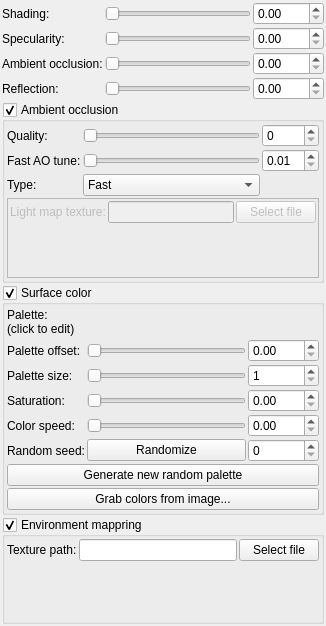
               <widget class="QWidget" name="scrollAreaWidgetContents_7">
                <property name="geometry">
                 <rect>
                  <x>0</x>
                  <y>0</y>
                  <width>303</width>
                  <height>626</height>
                 </rect>
                </property>
                <layout class="QVBoxLayout" name="verticalLayout_29">
                 <property name="spacing">
                  <number>2</number>
                 </property>
                 <property name="leftMargin">
                  <number>2</number>
                 </property>
                 <property name="topMargin">
                  <number>2</number>
                 </property>
                 <property name="rightMargin">
                  <number>2</number>
                 </property>
                 <property name="bottomMargin">
                  <number>2</number>
                 </property>
                 <item>
                  <layout class="QGridLayout" name="gridLayout_7">
                   <property name="spacing">
                    <number>2</number>
                   </property>
                   <item row="2" column="2">
                    <widget class="MyDoubleSpinBox" name="spinbox_ambient_occlusion">
                     <property name="prefix">
                      <string/>
                     </property>
                     <property name="suffix">
                      <string/>
                     </property>
                     <property name="decimals">
                      <number>2</number>
                     </property>
                     <property name="maximum">
                      <double>1000.000000000000000</double>
                     </property>
                     <property name="singleStep">
                      <double>0.100000000000000</double>
                     </property>
                    </widget>
                   </item>
                   <item row="3" column="2">
                    <widget class="MyDoubleSpinBox" name="spinbox_reflect">
                     <property name="prefix">
                      <string/>
                     </property>
                     <property name="suffix">
                      <string/>
                     </property>
                     <property name="decimals">
                      <number>2</number>
                     </property>
                     <property name="maximum">
                      <double>1000.000000000000000</double>
                     </property>
                     <property name="singleStep">
                      <double>0.100000000000000</double>
                     </property>
                    </widget>
                   </item>
                   <item row="0" column="1">
                    <widget class="QSlider" name="slider_shading">
                     <property name="maximum">
                      <number>200</number>
                     </property>
                     <property name="singleStep">
                      <number>1</number>
                     </property>
                     <property name="orientation">
                      <enum>Qt::Horizontal</enum>
                     </property>
                    </widget>
                   </item>
                   <item row="1" column="1">
                    <widget class="QSlider" name="slider_specular">
                     <property name="maximum">
                      <number>200</number>
                     </property>
                     <property name="singleStep">
                      <number>1</number>
                     </property>
                     <property name="orientation">
                      <enum>Qt::Horizontal</enum>
                     </property>
                    </widget>
                   </item>
                   <item row="2" column="0">
                    <widget class="QLabel" name="label_55">
                     <property name="text">
                      <string>Ambient occlusion:</string>
                     </property>
                    </widget>
                   </item>
                   <item row="3" column="0">
                    <widget class="QLabel" name="label_56">
                     <property name="text">
                      <string>Reflection:</string>
                     </property>
                    </widget>
                   </item>
                   <item row="3" column="1">
                    <widget class="QSlider" name="slider_reflect">
                     <property name="maximum">
                      <number>200</number>
                     </property>
                     <property name="singleStep">
                      <number>1</number>
                     </property>
                     <property name="orientation">
                      <enum>Qt::Horizontal</enum>
                     </property>
                    </widget>
                   </item>
                   <item row="0" column="2">
                    <widget class="MyDoubleSpinBox" name="spinbox_shading">
                     <property name="prefix">
                      <string/>
                     </property>
                     <property name="suffix">
                      <string/>
                     </property>
                     <property name="decimals">
                      <number>2</number>
                     </property>
                     <property name="maximum">
                      <double>1000.000000000000000</double>
                     </property>
                     <property name="singleStep">
                      <double>0.100000000000000</double>
                     </property>
                    </widget>
                   </item>
                   <item row="1" column="2">
                    <widget class="MyDoubleSpinBox" name="spinbox_specular">
                     <property name="prefix">
                      <string/>
                     </property>
                     <property name="suffix">
                      <string/>
                     </property>
                     <property name="decimals">
                      <number>2</number>
                     </property>
                     <property name="maximum">
                      <double>1000.000000000000000</double>
                     </property>
                     <property name="singleStep">
                      <double>0.100000000000000</double>
                     </property>
                    </widget>
                   </item>
                   <item row="2" column="1">
                    <widget class="QSlider" name="slider_ambient_occlusion">
                     <property name="maximum">
                      <number>200</number>
                     </property>
                     <property name="singleStep">
                      <number>1</number>
                     </property>
                     <property name="orientation">
                      <enum>Qt::Horizontal</enum>
                     </property>
                    </widget>
                   </item>
                   <item row="1" column="0">
                    <widget class="QLabel" name="label_53">
                     <property name="text">
                      <string>Specularity:</string>
                     </property>
                    </widget>
                   </item>
                   <item row="0" column="0">
                    <widget class="QLabel" name="label_52">
                     <property name="text">
                      <string>Shading:</string>
                     </property>
                    </widget>
                   </item>
                  </layout>
                 </item>
                 <item>
                  <widget class="MyGroupBox" name="groupCheck_ambient_occlusion_enabled">
                   <property name="title">
                    <string>Ambient occlusion</string>
                   </property>
                   <property name="checkable">
                    <bool>true</bool>
                   </property>
                   <layout class="QVBoxLayout" name="verticalLayout_31">
                    <property name="spacing">
                     <number>2</number>
                    </property>
                    <property name="leftMargin">
                     <number>2</number>
                    </property>
                    <property name="topMargin">
                     <number>2</number>
                    </property>
                    <property name="rightMargin">
                     <number>2</number>
                    </property>
                    <property name="bottomMargin">
                     <number>2</number>
                    </property>
                    <item>
                     <layout class="QGridLayout" name="gridLayout_11">
                      <property name="spacing">
                       <number>2</number>
                      </property>
                      <item row="1" column="1">
                       <widget class="QSlider" name="slider_ambient_occlusion_fast_tune">
                        <property name="minimum">
                         <number>5</number>
                        </property>
                        <property name="maximum">
                         <number>500</number>
                        </property>
                        <property name="singleStep">
                         <number>1</number>
                        </property>
                        <property name="orientation">
                         <enum>Qt::Horizontal</enum>
                        </property>
                       </widget>
                      </item>
                      <item row="1" column="0">
                       <widget class="QLabel" name="label_68">
                        <property name="text">
                         <string>Fast AO tune:</string>
                        </property>
                       </widget>
                      </item>
                      <item row="0" column="1">
                       <widget class="QSlider" name="sliderInt_ambient_occlusion_quality">
                        <property name="minimum">
                         <number>1</number>
                        </property>
                        <property name="maximum">
                         <number>30</number>
                        </property>
                        <property name="singleStep">
                         <number>1</number>
                        </property>
                        <property name="orientation">
                         <enum>Qt::Horizontal</enum>
                        </property>
                       </widget>
                      </item>
                      <item row="0" column="0">
                       <widget class="QLabel" name="label_69">
                        <property name="text">
                         <string>Quality:</string>
                        </property>
                       </widget>
                      </item>
                      <item row="2" column="0">
                       <widget class="QLabel" name="label_70">
                        <property name="text">
                         <string>Type:</string>
                        </property>
                       </widget>
                      </item>
                      <item row="2" column="1">
                       <widget class="QComboBox" name="comboBox_ambient_occlusion_mode">
                        <item>
                         <property name="text">
                          <string>Fast</string>
                         </property>
                        </item>
                        <item>
                         <property name="text">
                          <string>Multiple rays with light map</string>
                         </property>
                        </item>
                        <item>
                         <property name="text">
                          <string>Screen space</string>
                         </property>
                        </item>
                       </widget>
                      </item>
                      <item row="0" column="2">
                       <widget class="MySpinBox" name="spinboxInt_ambient_occlusion_quality">
                        <property name="maximum">
                         <number>30</number>
                        </property>
                       </widget>
                      </item>
                      <item row="1" column="2">
                       <widget class="MyDoubleSpinBox" name="spinbox_ambient_occlusion_fast_tune">
                        <property name="prefix">
                         <string/>
                        </property>
                        <property name="suffix">
                         <string/>
                        </property>
                        <property name="decimals">
                         <number>2</number>
                        </property>
                        <property name="minimum">
                         <double>0.010000000000000</double>
                        </property>
                        <property name="maximum">
                         <double>10.000000000000000</double>
                        </property>
                        <property name="singleStep">
                         <double>0.100000000000000</double>
                        </property>
                       </widget>
                      </item>
                     </layout>
                    </item>
                    <item>
                     <widget class="QFrame" name="frame_lightmap_texture">
                      <property name="enabled">
                       <bool>false</bool>
                      </property>
                      <property name="frameShape">
                       <enum>QFrame::StyledPanel</enum>
                      </property>
                      <property name="frameShadow">
                       <enum>QFrame::Raised</enum>
                      </property>
                      <layout class="QVBoxLayout" name="verticalLayout_69">
                       <property name="spacing">
                        <number>2</number>
                       </property>
                       <property name="leftMargin">
                        <number>2</number>
                       </property>
                       <property name="topMargin">
                        <number>2</number>
                       </property>
                       <property name="rightMargin">
                        <number>2</number>
                       </property>
                       <property name="bottomMargin">
                        <number>2</number>
                       </property>
                       <item>
                        <layout class="QGridLayout" name="gridLayout_34">
                         <property name="spacing">
                          <number>2</number>
                         </property>
                         <item row="0" column="2">
                          <widget class="QPushButton" name="button_selectLightMapTexture">
                           <property name="text">
                            <string>Select file</string>
                           </property>
                          </widget>
                         </item>
                         <item row="0" column="1">
                          <widget class="MyLineEdit" name="text_file_lightmap"/>
                         </item>
                         <item row="0" column="0">
                          <widget class="QLabel" name="label_133">
                           <property name="text">
                            <string>Light map texture:</string>
                           </property>
                          </widget>
                         </item>
                        </layout>
                       </item>
                       <item>
                        <widget class="QLabel" name="label_lightmapTextureView">
                         <property name="minimumSize">
                          <size>
                           <width>0</width>
                           <height>50</height>
                          </size>
                         </property>
                         <property name="text">
                          <string/>
                         </property>
                        </widget>
                       </item>
                      </layout>
                     </widget>
                    </item>
                   </layout>
                  </widget>
                 </item>
                 <item>
                  <widget class="MyGroupBox" name="groupCheck_fractal_color">
                   <property name="title">
                    <string>Surface color</string>
                   </property>
                   <property name="checkable">
                    <bool>true</bool>
                   </property>
                   <layout class="QVBoxLayout" name="verticalLayout_32">
                    <property name="spacing">
                     <number>2</number>
                    </property>
                    <property name="leftMargin">
                     <number>2</number>
                    </property>
                    <property name="topMargin">
                     <number>2</number>
                    </property>
                    <property name="rightMargin">
                     <number>2</number>
                    </property>
                    <property name="bottomMargin">
                     <number>2</number>
                    </property>
                    <item>
                     <layout class="QGridLayout" name="gridLayout_12" rowstretch="0,0,0,0,0,0,0,0">
                      <property name="spacing">
                       <number>2</number>
                      </property>
                      <item row="4" column="0">
                       <widget class="QLabel" name="label_75">
                        <property name="text">
                         <string>Color speed:</string>
                        </property>
                       </widget>
                      </item>
                      <item row="5" column="2">
                       <widget class="MySpinBox" name="spinboxInt_coloring_random_seed">
                        <property name="maximum">
                         <number>999999</number>
                        </property>
                       </widget>
                      </item>
                      <item row="5" column="0">
                       <widget class="QLabel" name="label_74">
                        <property name="text">
                         <string>Random seed:</string>
                        </property>
                       </widget>
                      </item>
                      <item row="3" column="0">
                       <widget class="QLabel" name="label_73">
                        <property name="text">
                         <string>Saturation:</string>
                        </property>
                       </widget>
                      </item>
                      <item row="3" column="2">
                       <widget class="MyDoubleSpinBox" name="spinbox_coloring_saturation">
                        <property name="accelerated">
                         <bool>false</bool>
                        </property>
                        <property name="prefix">
                         <string/>
                        </property>
                        <property name="suffix">
                         <string/>
                        </property>
                        <property name="decimals">
                         <number>2</number>
                        </property>
                        <property name="minimum">
                         <double>0.000000000000000</double>
                        </property>
                        <property name="maximum">
                         <double>1000.000000000000000</double>
                        </property>
                        <property name="singleStep">
                         <double>0.010000000000000</double>
                        </property>
                        <property name="value">
                         <double>0.000000000000000</double>
                        </property>
                       </widget>
                      </item>
                      <item row="0" column="1" colspan="2">
                       <widget class="ColorPaletteWidget" name="colorpalette_surface_color_palette" native="true">
                        <property name="minimumSize">
                         <size>
                          <width>0</width>
                          <height>30</height>
                         </size>
                        </property>
                       </widget>
                      </item>
                      <item row="4" column="2">
                       <widget class="MyDoubleSpinBox" name="spinbox_coloring_speed">
                        <property name="accelerated">
                         <bool>false</bool>
                        </property>
                        <property name="prefix">
                         <string/>
                        </property>
                        <property name="suffix">
                         <string/>
                        </property>
                        <property name="decimals">
                         <number>2</number>
                        </property>
                        <property name="minimum">
                         <double>0.000000000000000</double>
                        </property>
                        <property name="maximum">
                         <double>1000.000000000000000</double>
                        </property>
                        <property name="singleStep">
                         <double>0.010000000000000</double>
                        </property>
                        <property name="value">
                         <double>0.000000000000000</double>
                        </property>
                       </widget>
                      </item>
                      <item row="7" column="0" colspan="3">
                       <widget class="QPushButton" name="pushButton_getPaletteFromImage">
                        <property name="text">
                         <string>Grab colors from image...</string>
                        </property>
                       </widget>
                      </item>
                      <item row="4" column="1">
                       <widget class="QSlider" name="slider_coloring_speed">
                        <property name="minimum">
                         <number>0</number>
                        </property>
                        <property name="maximum">
                         <number>1000</number>
                        </property>
                        <property name="singleStep">
                         <number>1</number>
                        </property>
                        <property name="orientation">
                         <enum>Qt::Horizontal</enum>
                        </property>
                       </widget>
                      </item>
                      <item row="3" column="1">
                       <widget class="QSlider" name="slider_coloring_saturation">
                        <property name="minimum">
                         <number>0</number>
                        </property>
                        <property name="maximum">
                         <number>1000</number>
                        </property>
                        <property name="singleStep">
                         <number>1</number>
                        </property>
                        <property name="orientation">
                         <enum>Qt::Horizontal</enum>
                        </property>
                       </widget>
                      </item>
                      <item row="2" column="0">
                       <widget class="QLabel" name="label_127">
                        <property name="text">
                         <string>Palette size:</string>
                        </property>
                       </widget>
                      </item>
                      <item row="0" column="0">
                       <widget class="QLabel" name="label_71">
                        <property name="text">
                         <string>Palette:
(click to edit)</string>
                        </property>
                       </widget>
                      </item>
                      <item row="2" column="1">
                       <widget class="QSlider" name="sliderInt_coloring_palette_size">
                        <property name="minimum">
                         <number>1</number>
                        </property>
                        <property name="maximum">
                         <number>255</number>
                        </property>
                        <property name="singleStep">
                         <number>8</number>
                        </property>
                        <property name="pageStep">
                         <number>64</number>
                        </property>
                        <property name="orientation">
                         <enum>Qt::Horizontal</enum>
                        </property>
                       </widget>
                      </item>
                      <item row="2" column="2">
                       <widget class="MySpinBox" name="spinboxInt_coloring_palette_size">
                        <property name="minimum">
                         <number>1</number>
                        </property>
                        <property name="maximum">
                         <number>255</number>
                        </property>
                       </widget>
                      </item>
                      <item row="1" column="0">
                       <widget class="QLabel" name="label_72">
                        <property name="text">
                         <string>Palette offset:</string>
                        </property>
                       </widget>
                      </item>
                      <item row="1" column="1">
                       <widget class="QSlider" name="slider_coloring_palette_offset">
                        <property name="minimum">
                         <number>0</number>
                        </property>
                        <property name="maximum">
                         <number>1000</number>
                        </property>
                        <property name="singleStep">
                         <number>1</number>
                        </property>
                        <property name="orientation">
                         <enum>Qt::Horizontal</enum>
                        </property>
                       </widget>
                      </item>
                      <item row="1" column="2">
                       <widget class="MyDoubleSpinBox" name="spinbox_coloring_palette_offset">
                        <property name="accelerated">
                         <bool>false</bool>
                        </property>
                        <property name="prefix">
                         <string/>
                        </property>
                        <property name="suffix">
                         <string/>
                        </property>
                        <property name="decimals">
                         <number>2</number>
                        </property>
                        <property name="minimum">
                         <double>0.000000000000000</double>
                        </property>
                        <property name="maximum">
                         <double>256.000000000000000</double>
                        </property>
                        <property name="singleStep">
                         <double>0.010000000000000</double>
                        </property>
                        <property name="value">
                         <double>0.000000000000000</double>
                        </property>
                       </widget>
                      </item>
                      <item row="6" column="0" colspan="3">
                       <widget class="QPushButton" name="pushButton_randomPalette">
                        <property name="text">
                         <string>Generate new random palette</string>
                        </property>
                       </widget>
                      </item>
                      <item row="5" column="1">
                       <widget class="QPushButton" name="pushButton_randomize">
                        <property name="text">
                         <string>Randomize</string>
                        </property>
                       </widget>
                      </item>
                     </layout>
                    </item>
                   </layout>
                  </widget>
                 </item>
                 <item>
                  <widget class="MyGroupBox" name="groupCheck_env_mapping_enable">
                   <property name="title">
                    <string>Environment mappring</string>
                   </property>
                   <property name="checkable">
                    <bool>true</bool>
                   </property>
                   <layout class="QVBoxLayout" name="verticalLayout_70">
                    <property name="spacing">
                     <number>2</number>
                    </property>
                    <property name="leftMargin">
                     <number>2</number>
                    </property>
                    <property name="topMargin">
                     <number>2</number>
                    </property>
                    <property name="rightMargin">
                     <number>2</number>
                    </property>
                    <property name="bottomMargin">
                     <number>2</number>
                    </property>
                    <item>
                     <layout class="QGridLayout" name="gridLayout_33">
                      <property name="spacing">
                       <number>2</number>
                      </property>
                      <item row="0" column="2">
                       <widget class="QPushButton" name="button_selectEnvMapTexture">
                        <property name="text">
                         <string>Select file</string>
                        </property>
                       </widget>
                      </item>
                      <item row="0" column="1">
                       <widget class="MyLineEdit" name="text_file_envmap"/>
                      </item>
                      <item row="0" column="0">
                       <widget class="QLabel" name="label_132">
                        <property name="text">
                         <string>Texture path:</string>
                        </property>
                       </widget>
                      </item>
                     </layout>
                    </item>
                    <item>
                     <widget class="QLabel" name="label_envmapTextureView">
                      <property name="minimumSize">
                       <size>
                        <width>0</width>
                        <height>50</height>
                       </size>
                      </property>
                      <property name="text">
                       <string/>
                      </property>
                     </widget>
                    </item>
                   </layout>
                  </widget>
                 </item>
                </layout>
               </widget>
